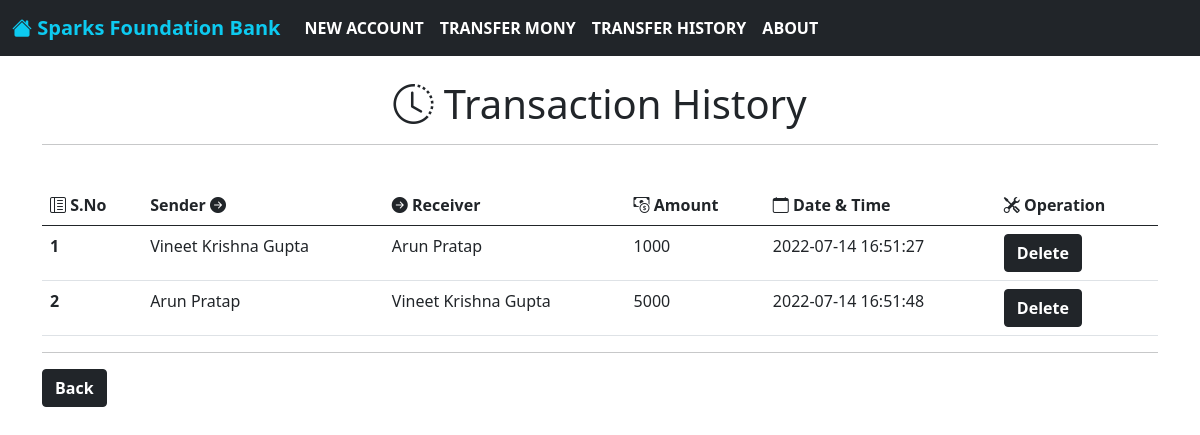
The page /transactionhistory.php on the database its author committed.
### tables this page shows
CREATE TABLE `transactionhistory` (
  `id` int(100) NOT NULL,
  `sender` text NOT NULL,
  `receiver` text NOT NULL,
  `balance` varchar(50) NOT NULL,
  `datetime` datetime NOT NULL DEFAULT current_timestamp()
);

### transactionhistory.php (the view, shortened to what this page needs)
<!doctype html>
<html lang="en">
  <head>
    <link href="https://cdn.jsdelivr.net/npm/bootstrap@5.0.2/dist/css/bootstrap.min.css" rel="stylesheet">
    <link rel="stylesheet" href="https://cdn.jsdelivr.net/npm/bootstrap-icons@1.8.3/font/bootstrap-icons.css">
  </head>
  <body>
    <?php include 'navbar.php';?>
    <div class="container"><br>
        <center><h1><i class="bi bi-clock-history"></i> Transaction History</h1></center><hr><br>
</div>
    <?php
            include 'connection.php';
            $sql ="select * from transactionhistory";
            $result =mysqli_query($coon, $sql);
        ?>
    <div class="container">
    <table class="table table-hover">
        <thead>
            <tr>
                <th scope="col"><i class="bi bi-layout-text-sidebar-reverse"></i> S.No</th>
                <th scope="col">Sender <i class="bi bi-arrow-right-circle-fill"></i></th>
                <th scope="col"><i class="bi bi-arrow-right-circle-fill"></i> Receiver</th>
                <th scope="col"><i class="bi bi-cash-coin"></i> Amount</th>
                <th scope="col"><i class="bi bi-calendar"></i> Date & Time</th>
                <th scope="col"><i class="bi bi-tools"></i> Operation</th>
            </tr>
        </thead>
        <tbody><?php $sno = 1?>
            <?php while($rows=mysqli_fetch_assoc($result)){ ?><tr>
                <th scope="row"><?php echo  $sno++ ?></th>
                <td><?php echo $rows['sender'] ?>   </td>
                <td><?php echo $rows['receiver'] ?>  </td>
                <td><?php echo $rows['balance'] ?> </td>
                <td><?php echo $rows['datetime'] ?> </td>
                <td><a href="deletehistory.php?id= <?php echo $rows['id'] ;?>" class="btn btn-dark"><b>Delete</b></a></td>
            </tr>
            <?php } ?>
        </tbody>
    </table><hr>
    <a href="index.php">
    <button class="btn btn-dark"><b>Back</b></button>
    </a>
    </div>
  </body>
</html>

### rows shown on the page
transactionhistory: sender "Vineet Krishna Gupta", receiver "Arun Pratap", balance "1000", datetime "2022-07-14 16:51:27"
transactionhistory: sender "Arun Pratap", receiver "Vineet Krishna Gupta", balance "5000", datetime "2022-07-14 16:51:48"
